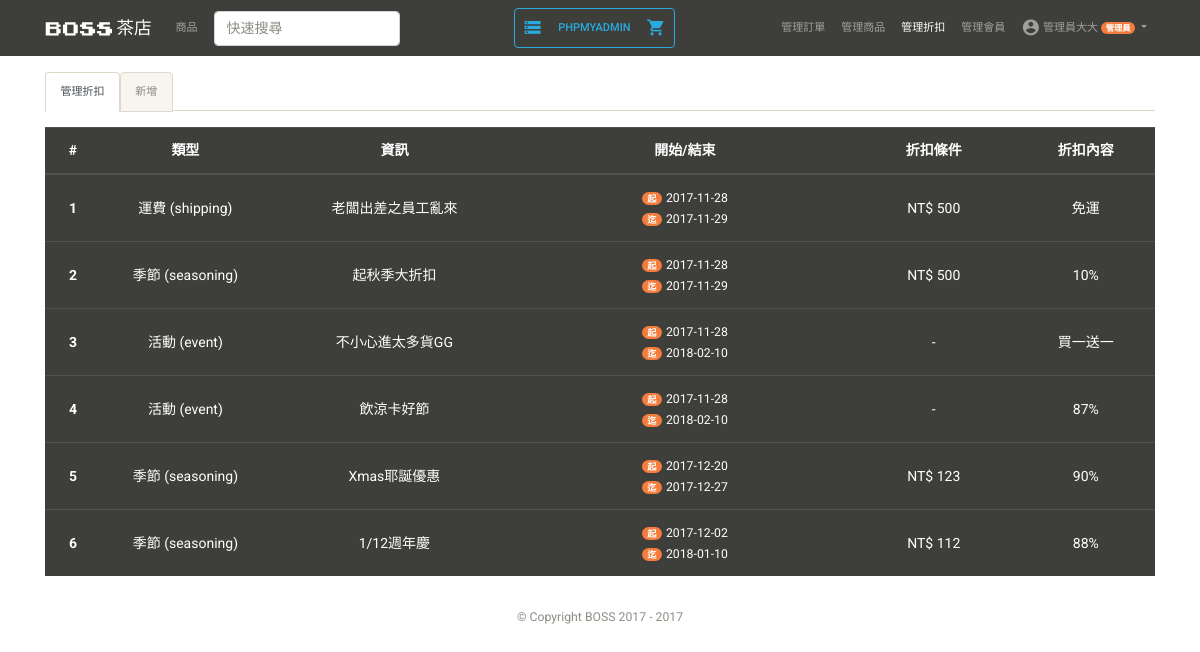
The app's page /discount_list.php?page=1 (signed in) with its own data.
### tables this page shows
CREATE TABLE MEMBER(
  ID VARCHAR(20) PRIMARY KEY,
  Password VARCHAR(128) NOT NULL,
  Name VARCHAR(12) NOT NULL,
  Email VARCHAR(30) NOT NULL,
  Phone VARCHAR(10) NOT NULL,
  RegDate TIMESTAMP DEFAULT CURRENT_TIMESTAMP,
  Birth DATE,
  Gender ENUM('M', 'F', 'N'),
  Address VARCHAR(100),
  Position ENUM('S', 'A', 'C') NOT NULL
);

CREATE TABLE DISCOUNT (
  ID INT(7) UNSIGNED AUTO_INCREMENT PRIMARY KEY,
  Type ENUM('shipping', 'seasoning', 'event'),
  PeriodFrom DATE NOT NULL,
  PeriodTo DATE NOT NULL,
  Requirement INT(7) UNSIGNED,
  Rate DOUBLE(3,3) NOT NULL,
  Info VARCHAR(100) NOT NULL,
  EventType ENUM('BOGO', 'discount')
);

### verification.php (called while the page is built, shortened)
<?php
include('connection.php');
if(isset($_SESSION['ID'])){
  $user_id = $_SESSION['ID'];
  $sql = "SELECT * FROM MEMBER WHERE ID='$user_id'";
  $rows = mysqli_fetch_array($conn->query($sql));
  $user_name = $rows['Name'];
  $user_position = $rows['Position'];
}

### connection.php (called while the page is built, shortened)
<?php
  $conn = new mysqli(db_host, db_username, db_password, db_name);
  $conn->query("SET NAMES 'utf8mb4'");
  require_once('verification.php');

### discount_list.php (the view, shortened to what this page needs)
<?php include('connection.php'); ?>
<!DOCTYPE html>
<html>
<head>
  <?php include('style.php') ?>
</head>
<body>
  <?php include('nav.php') ?>
  <div class="container my-3">
    <div class="row">
      <div class="col-12">
        <ul class="nav nav-tabs ">
          <li class="nav-item">
            <a class="nav-link <?php if($_GET['page']==1)echo 'active ' ?>" href="discount_list.php?page=1">管理折扣</a>
          </li>
          <li class="nav-item">
            <a class="nav-link <?php if($_GET['page']==2)echo 'active ' ?>" href="discount_list.php?page=2">新增</a>
          </li>
        </ul>
      </div>
      <div class="col-12 text-center <?php if($_GET['page']!=1)echo 'd-none ' ?>">
        <table class="table table-hover table-dark my-3 ">
          <thead>
            <tr>
              <th scope="col" style="width:2rem;">#</th>
              <th scope="col" style="width:5rem;">類型</th>
              <th scope="col" style="width:9rem;">資訊</th>
              <th scope="col" style="width:12rem;">開始/結束</th>
              <th scope="col" style="width:6rem;">折扣條件</th>
              <th scope="col" style="width:5rem;">折扣內容</th>
            </tr>
          </thead>
          <tbody>
            <?php
            $sql = 'SELECT * FROM DISCOUNT';
            $result = $conn->query($sql);
            while($rows = mysqli_fetch_array($result))
            {
              echo '<tr style="cursor: pointer;" onclick="location.href=\'discount_list_detail.php?ID=' . $rows['ID'].'\'">';
              echo '<th scope="row" class="align-middle">'.$rows['ID'].'</th>';
              if($rows['Type']=='shipping'){
                $TypeText= '運費 (shipping)';
              } else if($rows['Type']=='seasoning'){
                $TypeText= '季節 (seasoning)';
              } else if($rows['Type']=='event'){
                $TypeText= '活動 (event)';
              }
              echo '<td class="align-middle">'.$TypeText.'</td>';
              echo '<td class="align-middle">'.$rows['Info'].'</td>';
              echo '<td class="align-middle"><small><span class="badge badge-pill badge-warning mr-1">起</span>'.$rows['PeriodFrom'].'<br><span class="badge badge-pill badge-warning mr-1">迄</span>'.$rows['PeriodTo'].'</small></td>';
              if($rows['Type']=='event'){
                $RequirementText='-';
              } else{
                $RequirementText='NT$ '.$rows['Requirement'];
              }
              echo '<td class="align-middle">'.$RequirementText.'</td>';
              if($rows['Type']=='shipping'){
                $RateText='免運';
              }else if($rows['Type']=='event' && $rows['EventType']=='BOGO'){
                $RateText='買一送一';
              }else{
                $RateText=($rows['Rate']*100).'%';
              }
              echo '<td class="align-middle">'. $RateText.'</td>';
              echo '</tr>';
            }
            ?>
          </tbody>
        </table>
      </div>
    </div>
  </div>
  <?php include('footer.php') ?>
</body>
</html>

### style.php (shortened to what this page needs)
<link rel="stylesheet" href="css/bootstrap.min.css">
<link rel="stylesheet" href="https://bootswatch.com/4/sandstone/bootstrap.min.css">
<link rel="stylesheet" href="css/material-icon.css" >
<link rel="stylesheet" href="css/animate.min.css">
<link rel="stylesheet" href="css/style.css">
<link rel="stylesheet" href="css/animation.css">

### nav.php (shortened to what this page needs)
<?php
$this_page = pathinfo($_SERVER['PHP_SELF'])['filename']
?>
<?php
  $admin_display  = ($user_position=='A'||$user_position=='S')?'':'d-none ';
?>
<nav id="navbar" class="navbar navbar-expand-lg navbar-dark bg-primary1 sticky-top" style="background:rgba(62,63,58,1);">
  <div class="container">
    <a class="navbar-brand align-middle" href="index.php">
      <img src="img/logo-01.png" class="img-fluid" style="max-height:1.1rem"> 茶店
    </a>
    <div class="collapse navbar-collapse" id="navbarSupportedContent">
      <ul class="navbar-nav mr-auto">
        <li class="nav-item <?php echo ($this_page =='product')?'active':''; ?>">
          <a class="nav-link " href="product.php">商品</a>
        </li>
        <form class="form-inline mx-0 mx-lg-2 my-2 my-lg-0" method="get" action="product.php">
          <input class="form-control mr-sm-2" type="search" placeholder="快速搜尋" name="keyword" required>
        </form>
      </ul>
      <?php
      if(debug_mode){
        echo '<ul class="navbar-nav border border-info rounded ">
        <li class="nav-item">
        <a class="nav-link text-info" href="db.php"><i class="material-icons">storage</i></a>
        </li>
        <li class="nav-item">
        <a class="nav-link text-info" target="_blank" href="http://localhost/phpmyadmin/">phpmyadmin</a>
        </li>
        <li class="nav-item">
        <a class="nav-link text-info" href="cart.php"><i class="material-icons">shopping_cart</i></a>
        </li>
        </ul>';
      }
      ?>
      <ul class="navbar-nav ml-auto">
        <li class="nav-item <?php echo ($this_page =='order')?'active ':'' ?> <?php echo $admin_display ?>">
          <a class="nav-link" href="order_list.php">管理訂單</a>
        </li>
        <li class="nav-item <?php echo ($this_page =='product_list')?'active ':'' ?> <?php echo $admin_display ?>">
          <a class="nav-link" href="product_list.php">管理商品</a>
        </li>
        <li class="nav-item <?php echo ($this_page =='discount_list')?'active ':'' ?> <?php echo $admin_display ?>">
          <a class="nav-link" href=" discount_list.php">管理折扣</a>
        </li>
        <li class="nav-item <?php echo ($this_page =='user_list')?'active ':'' ?> <?php echo $admin_display ?>">
          <a class="nav-link" href="user_list.php">管理會員</a>
        </li>
        <li class="nav-item dropdown <?php echo isset($_SESSION['ID'])?'':'d-none' ?>">
          <a class="nav-link dropdown-toggle" href="#" id="user" role="button" data-toggle="dropdown" aria-haspopup="true" aria-expanded="false">
            <i class="material-icons">account_circle</i>
            <?php echo $user_name ?>
            <?php
            if($user_position=='A'){
              echo '<span class="badge badge-pill badge-warning">管理員</span>';
            }else if($user_position=='S'){
              echo '<span class="badge badge-pill badge-info">店員</span>';
            }
            ?>
          </a>
        </li>
      </ul>
    </div>
  </div>
</nav>

### footer.php (shortened to what this page needs)
<div class="container mt-3">
  <div class="row">
    <div class="col-12">
      <small>
        <p class="text-muted text-center" onclick="location.href='percent.php'">© Copyright BOSS 2017 - <?php echo date('Y',time()); ?></p>
      </small>
    </div>
  </div>
</div>

### css/style.css (style rules this page uses)
i.material-icons { vertical-align: middle; font-size: 1.2rem; }

### records on screen
member: Name "管理員大大"
discount: ID "1", Type "運費 (shipping)", Info "老闆出差之員工亂來", PeriodFrom "2017-11-28", PeriodTo "2017-11-29", Requirement "NT$ 500", Type "免運"
discount: ID "2", Type "季節 (seasoning)", Info "起秋季大折扣", PeriodFrom "2017-11-28", PeriodTo "2017-11-29", Requirement "NT$ 500", Rate "10%"
discount: ID "3", Type "活動 (event)", Info "不小心進太多貨GG", PeriodFrom "2017-11-28", PeriodTo "2018-02-10", Type "-", RateText "買一送一"
discount: ID "4", Type "活動 (event)", Info "飲涼卡好節", PeriodFrom "2017-11-28", PeriodTo "2018-02-10", Type "-", Rate "87%"
discount: ID "5", Type "季節 (seasoning)", Info "Xmas耶誕優惠", PeriodFrom "2017-12-20", PeriodTo "2017-12-27", Requirement "NT$ 123", Rate "90%"
discount: ID "6", Type "季節 (seasoning)", Info "1/12週年慶", PeriodFrom "2017-12-02", PeriodTo "2018-01-10", Requirement "NT$ 112", Rate "88%"
